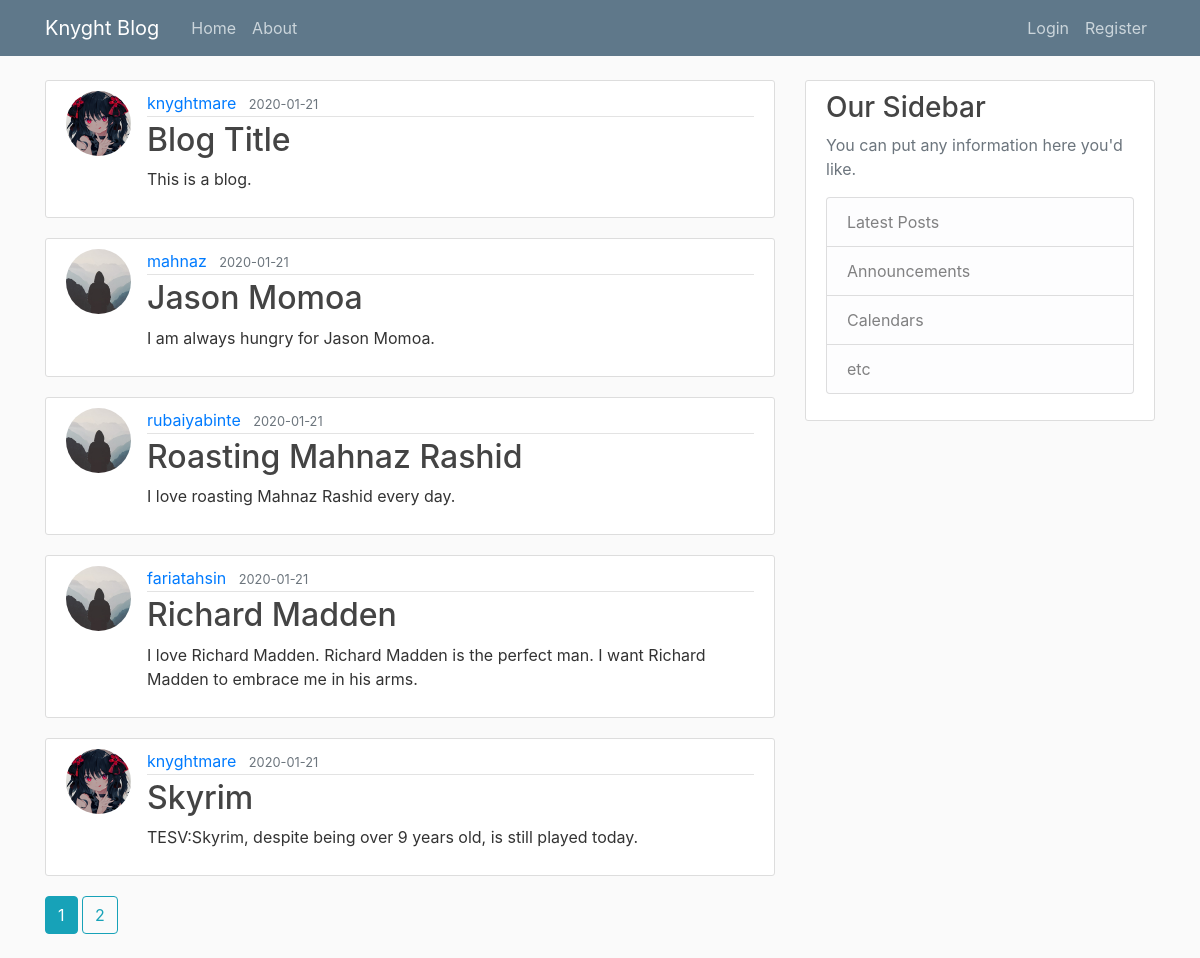
Page /home on the earlier database version.
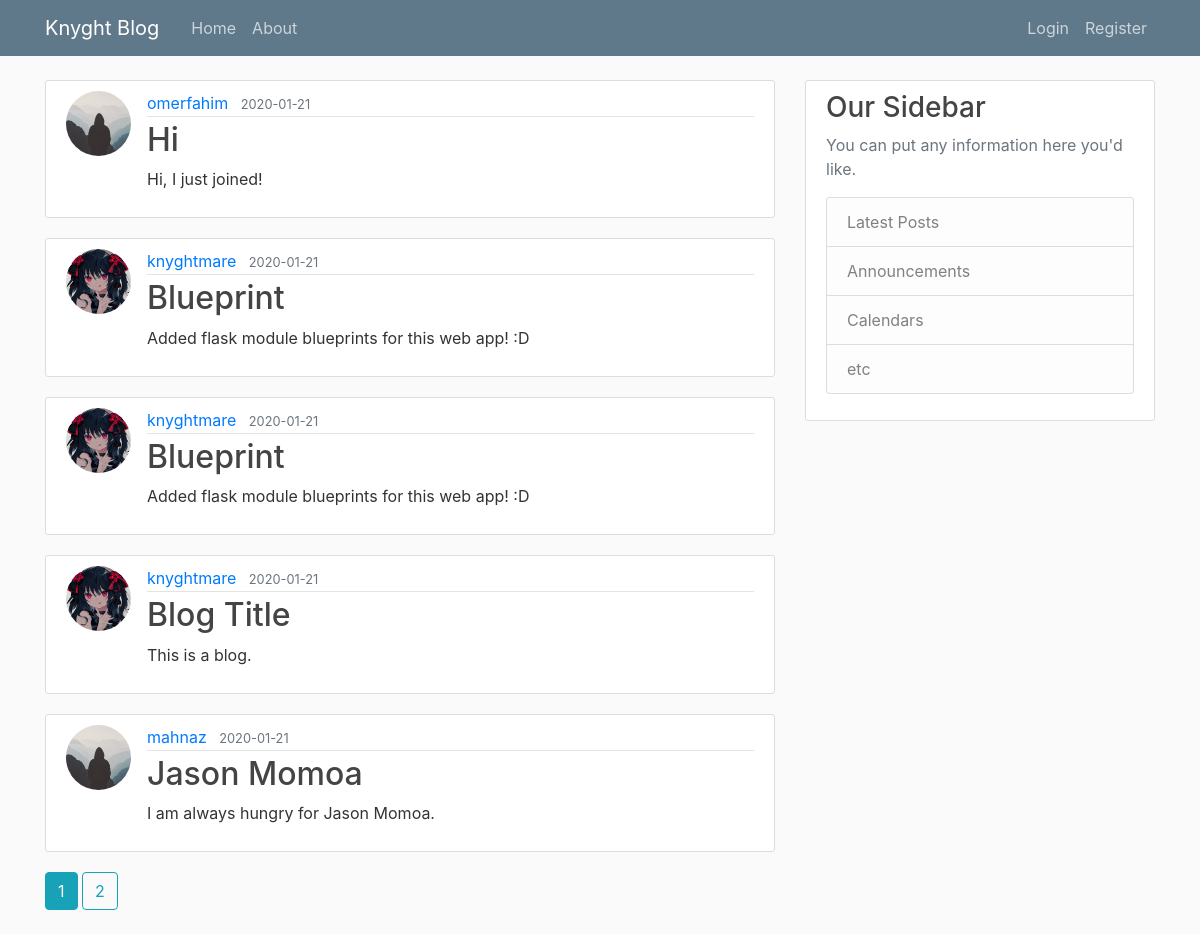
Same page on the later database version.
### knyghtblog/models.py (models this page shows, shortened)
class Post(db.Model):
    id = db.Column(db.Integer, primary_key=True)
    title = db.Column(db.String(100), nullable=False)
    date_posted = db.Column(db.DateTime, nullable=False, default=datetime.utcnow)
    content = db.Column(db.Text, nullable=False)
    user_id = db.Column(db.Integer, db.ForeignKey('user.id'), nullable=False)

class User(db.Model, UserMixin):
    id = db.Column(db.Integer, primary_key=True)
    username = db.Column(db.String(20), unique=True, nullable=False)
    email = db.Column(db.String(120), unique=True, nullable=False)
    image_file = db.Column(db.String(20), nullable=False, default='default.jpg')
    password = db.Column(db.String(60), nullable=False)
    posts = db.relationship('Post', backref='author', lazy=True)

### knyghtblog/main/routes.py (the view)
@main.route("/")
@main.route("/home")
def home():
    page = request.args.get('page', 1, type=int)
    posts = Post.query.order_by(Post.date_posted.desc()).paginate(page=page, per_page=5)
    return render_template('home.html', posts=posts)

### knyghtblog/templates/home.html
{% extends "layout.html" %}
{% block content %}
    {% for post in posts.items %}
        <article class="media content-section">
          <img class="rounded-circle article-img" src="{{ url_for('static', filename='profile_pics/' + post.author.image_file) }}">
          <div class="media-body">
            <div class="article-metadata">
              <a class="mr-2" href="{{ url_for('users.user_posts', username=post.author.username) }}">{{ post.author.username }}</a>
              <small class="text-muted">{{ post.date_posted.strftime('%Y-%m-%d') }}</small>
            </div>
            <h2><a class="article-title" href="{{ url_for('posts.post', post_id=post.id) }}">{{ post.title }}</a></h2>
            <p class="article-content">{{ post.content }}</p>
          </div>
        </article>
    {% endfor %}
    {% for page_num in posts.iter_pages(left_edge=1, right_edge=1, left_current=1, right_current=2) %}
      {% if page_num %}
        {% if posts.page == page_num %}
          <a class="btn btn-info mb-4" href="{{ url_for('main.home', page=page_num) }}">{{ page_num }}</a>
        {% else %}
          <a class="btn btn-outline-info mb-4" href="{{ url_for('main.home', page=page_num) }}">{{ page_num }}</a>
        {% endif %}
      {% else %}
        ...
      {% endif %}
    {% endfor %}
{% endblock content %}

Differences in the rows shown:
no longer on this page (row unchanged): Post: image_file (placeholder picture), author.username "rubaiyabinte", date_posted "2020-01-21", title "Roasting Mahnaz Rashid", content "I love roasting Mahnaz Rashid every day."
no longer on this page (row unchanged): Post: image_file (placeholder picture), author.username "fariatahsin", date_posted "2020-01-21", title "Richard Madden", content "I love Richard Madden. Richard Madden is the perfect man. I want Richard Madden to embrace me in his arms."
no longer on this page (row unchanged): Post: image_file (picture), author.username "knyghtmare", date_posted "2020-01-21", title "Skyrim", content "TESV:Skyrim, despite being over 9 years old, is still played today."
added Post: image_file (placeholder picture), author.username "omerfahim", date_posted "2020-01-21", title "Hi", content "Hi, I just joined!"
added Post: image_file (picture), author.username "knyghtmare", date_posted "2020-01-21", title "Blueprint", content "Added flask module blueprints for this web app! :D"
added Post: image_file (picture), author.username "knyghtmare", date_posted "2020-01-21", title "Blueprint", content "Added flask module blueprints for this web app! :D"
